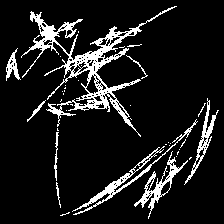
#> input picture sample/image/bubble/00000.png, 224 x 224 px; the run also reads 1 picture not shown here
$ jupyter execute --allow-errors info.ipynb
#> lines starting #> are read from the running program, lines starting #| are printed output that depends on the picture; after the words box and inside, x2 and y2 are one past the last pixel; in counts of white or black regions, pixels touching at a corner belong together
[cell 1]
import os
import random
import pandas as pd
import numpy as np
import matplotlib.pyplot as plt
import cv2

[cell 2]
def show_rate(csv_path):
    df = pd.read_csv(csv_path)
    a = np.array(df.iloc[:, 0])
    print(csv_path)
    fig=plt.figure()
    ax=fig.add_subplot(1,1,1)
    ax.hist(a,bins=50,range=[0,0.3])
    ax.set_xlabel("pixels_rate")
    plt.show()

def show_img(img_path):
#> called with img_path = './sample/image/bubble/00000.png'
    img=cv2.imread(img_path)
#> img is the input picture: shape (224, 224, 3); values 0 (black) and 127 (white), 10.8% white; 37 white regions (27 under 20 px), largest, box (x1, y1, x2, y2) and area: (21, 6, 177, 137) 3029, (72, 119, 198, 215) 788, (134, 151, 188, 219) 613
    plt.imshow(img)


def cal_pix(img_path):
    gray=cv2.imread(img_path)[:,:,0]
    height, width = gray.shape
    num_pixels = np.count_nonzero(gray) / float(height * width)
    return num_pixels

[cell 3]
# [9 lines of commented-out code are left out]
for a,cat in enumerate(os.scandir("./sample/image"),start=1):
    plt.figure(figsize=(50,50))
    print(cat.name)
    for i,img in enumerate(os.scandir(cat.path),start=1):
        plt.subplot(1,20,i)
        show_img(img.path)
        if i>=5:
            break
    plt.axis('off')
    plt.show()
#> pass 2 of the loop `for a,cat in enumerate(os.scandir("./sample/image"),start=1):`:
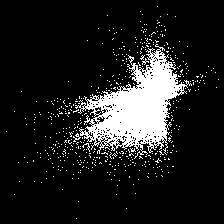
#> input picture sample/image/bent/00001.png, 224 x 224 px
#> in show_img, img is the input picture: shape (224, 224, 3); values 0 (black) and 127 (white), 12.5% white; 501 white regions (498 under 20 px), largest, box (x1, y1, x2, y2) and area: (75, 44, 192, 159) 5427, (73, 133, 81, 142) 27, (82, 143, 90, 152) 20
#> pass 3 of the loop `for a,cat in enumerate(os.scandir("./sample/image"),start=1):`:
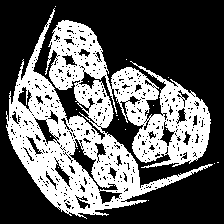
#> input picture sample/image/linear/00013.png, 224 x 224 px
#> in show_img, img is the input picture: shape (224, 224, 3); values 0 (black) and 127 (white), 37.6% white; 19 white regions (18 under 20 px), largest, box (x1, y1, x2, y2) and area: (6, 8, 213, 219) 18836

# ガウスぼかしの適用
ガウスぼかしを適用した画像が以下の通り

[cell 4]
from scipy.ndimage import gaussian_filter

img_path="./sample/image/linear/00013.png"
plt.figure(figsize=(20,20))
for i,sigma in enumerate([0.0,0.5,1.0],start=1):
    plt.subplot(1,3,i)
    plt.title('sigma : '+str(sigma),fontsize=20)
    img=cv2.imread(img_path)
    #for i in range(100):
        #x,y=np.random.randint(0,len(img),2)
        #img[x][y]=np.random.randint(100)
    img=gaussian_filter(img,sigma)
    print(len(np.unique(img)))
#| 2
    plt.imshow(img)
    plt.axis('off')
#> pass 2 of the loop `for i,sigma in enumerate([0.0,0.5,1.0],start=1):`:
#| 58
#> pass 3 of the loop `for i,sigma in enumerate([0.0,0.5,1.0],start=1):`:
#| 128
plt.show()
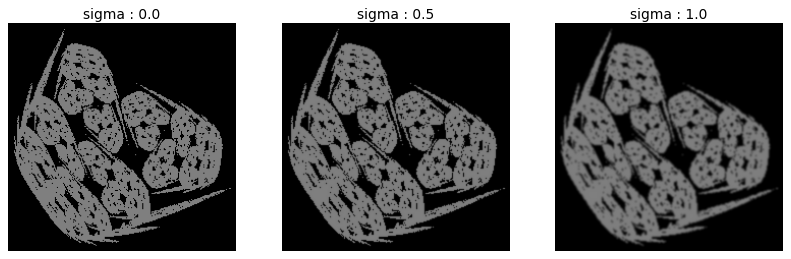
#> figure drawn by matplotlib, 3 panels

# 平滑化フィルターの適用

[cell 5]
from scipy.ndimage import uniform_filter

img_path="./sample/image/linear/00013.png"
plt.figure(figsize=(20,20))
for i,size in enumerate([1,2,4],start=1):
    plt.subplot(1,3,i)
    plt.title('size : '+str(size),fontsize=20)
    img=cv2.imread(img_path)
    img=uniform_filter(img,size)
    print(len(np.unique(img)))
#| 2
    plt.imshow(img)
    plt.axis('off')
#> pass 2 of the loop `for i,size in enumerate([1,2,4],start=1):`:
#> `img=uniform_filter(img,size)`:
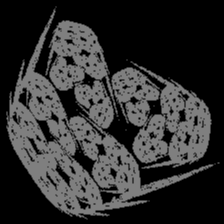
#> img: shape (224, 224, 3); min 0, max 127, mean 47.6
#| 5
#> pass 3 of the loop `for i,size in enumerate([1,2,4],start=1):`:
#> `img=uniform_filter(img,size)`:
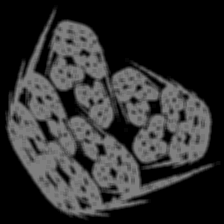
#> img: shape (224, 224, 3); min 0, max 127, mean 47.6
#| 17
plt.show()
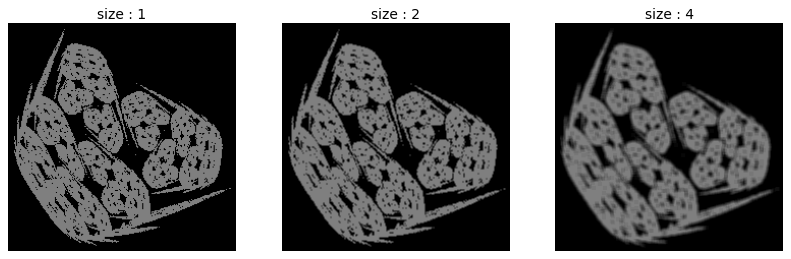
#> figure drawn by matplotlib, 3 panels

# メディアンフィルタの適用

[cell 6]
from scipy.ndimage import median_filter

img_path="./sample/image/linear/00013.png"
plt.figure(figsize=(20,20))
for i,size in enumerate([1,2,3],start=1):
    plt.subplot(1,3,i)
    plt.title('size : '+str(size),fontsize=20)
    img=cv2.imread(img_path)
    img=median_filter(img,size=size)
    print(len(np.unique(img)))
#| 2
    plt.imshow(img)
    plt.axis('off')
#> pass 2 of the loop `for i,size in enumerate([1,2,3],start=1):`:
#> `img=median_filter(img,size=size)`:
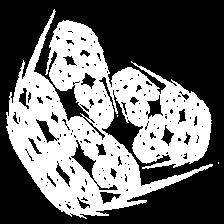
#> img: shape (224, 224, 3); values 0 (black) and 127 (white), 41.6% white; 3 white regions (2 under 20 px), largest, box (x1, y1, x2, y2) and area: (6, 9, 213, 219) 20865
#| 2
#> pass 3 of the loop `for i,size in enumerate([1,2,3],start=1):`:
#> `img=median_filter(img,size=size)`:
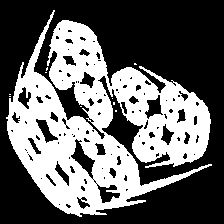
#> img: shape (224, 224, 3); values 0 (black) and 127 (white), 39.8% white; 10 white regions (9 under 20 px), largest, box (x1, y1, x2, y2) and area: (6, 10, 212, 217) 19943
#| 2
plt.show()
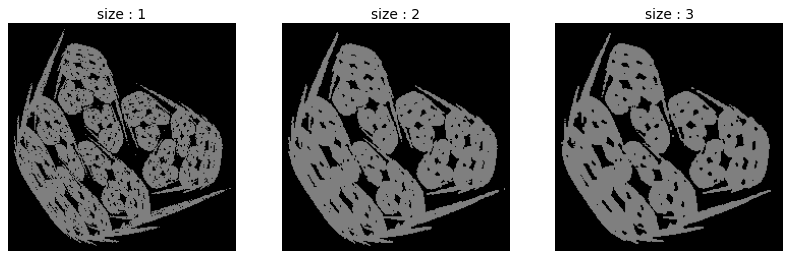
#> figure drawn by matplotlib, 3 panels

# filling_rateについて


- filling_rate=プロットされた点の数/全体のpixel数
- FractalDBでは0.2以上の画像を採用するよう設定されていた。
- linearモデルでは0.3以上となる画像はほとんど生成できないらしい。
- filling_rateが低いと無駄なスペースが出来てしまい、学習が効率的に行われない可能性がある

[cell 7]
for cat in os.scandir("./sample/image"):
    print(cat.name)
    for i,img in enumerate(os.scandir(cat.path),start=1):
        print("filling_rate : "+str(cal_pix(img.path)))
#> in cal_pix, `num_pixels = np.count_nonzero(gray) / float(height * width)`: num_pixels = 0.108
        show_img(img.path)
        plt.axis('off')
        plt.show()
        break
    break

# 各バリエーションでのfilling_rateの取りうる値
- 1000回画像生成を行い、各バリエーションでのfilling_rateの分布を調べる
- 学習に使えそうな画像候補のfilling_rateは0.05より上
- 画像サイズは512*512(サイズによってfilling_rateは変わる可能性がある)

#> (a cell that did not finish here is left out)

# 画像類似度の算出
20x20の平滑フィルタで畳み込みを行い、画像間でその差分を算出する。値が小さいほど似た構造のフラクタルであるとする。
ここでは一番似たような画像が数多く生成されていたswirlのフラクタルで検証する。

[cell 9]
image_path="./sample/image/swirl"
result=[]
num=4
size=20
#> (the rest of this cell did not finish here and is left out)

# 階層的クラスタリングを使ってフラクタル画像を分類する
rssの値をもとにクラスタリングを行う

[cell 10]
import pandas as pd
from scipy.cluster.hierarchy import dendrogram, linkage

image_path="./fractal_image/linear"
data=[]
num=3
size=3
plt.figure(figsize=(10,10))
#> (the rest of this cell did not finish here and is left out)

[cell 11]
from tqdm import tqdm
result=[]
size=40
num=20
for a in tqdm(os.scandir("./sample/image")):
    image_path=a.path
    sim_sum=0
    for i,file1 in enumerate(list(os.scandir(image_path))[:num]):
        for j,file2 in enumerate(list(os.scandir(image_path))[:num]):
            if i>=j:
                continue
            img1=cv2.imread(file1.path)/127
            img2=cv2.imread(file2.path)/127
            img_size=img1.shape[0]
            for x in range(img_size):
                for y in range(img_size):
                    filter_slice_x=slice(max(x-int(size/2),0),min(x+int(size/2),img_size))
                    filter_slice_y=slice(max(y-int(size/2),0),min(y+int(size/2),img_size))
                    sim_sum+=(np.sum(img1[filter_slice_y,filter_slice_x])-np.sum(img2[filter_slice_y,filter_slice_x]))**2
    result.append({"name":a.name,"sim":sim_sum})
#> pass 2 of the loop `for a in tqdm(os.scandir("./sample/image")):`:
#> pass 3 of the loop `for a in tqdm(os.scandir("./sample/image")):`:
result=sorted(result,key=lambda x:x['sim'])
for i in result:
    print(i["sim"],i["name"])
